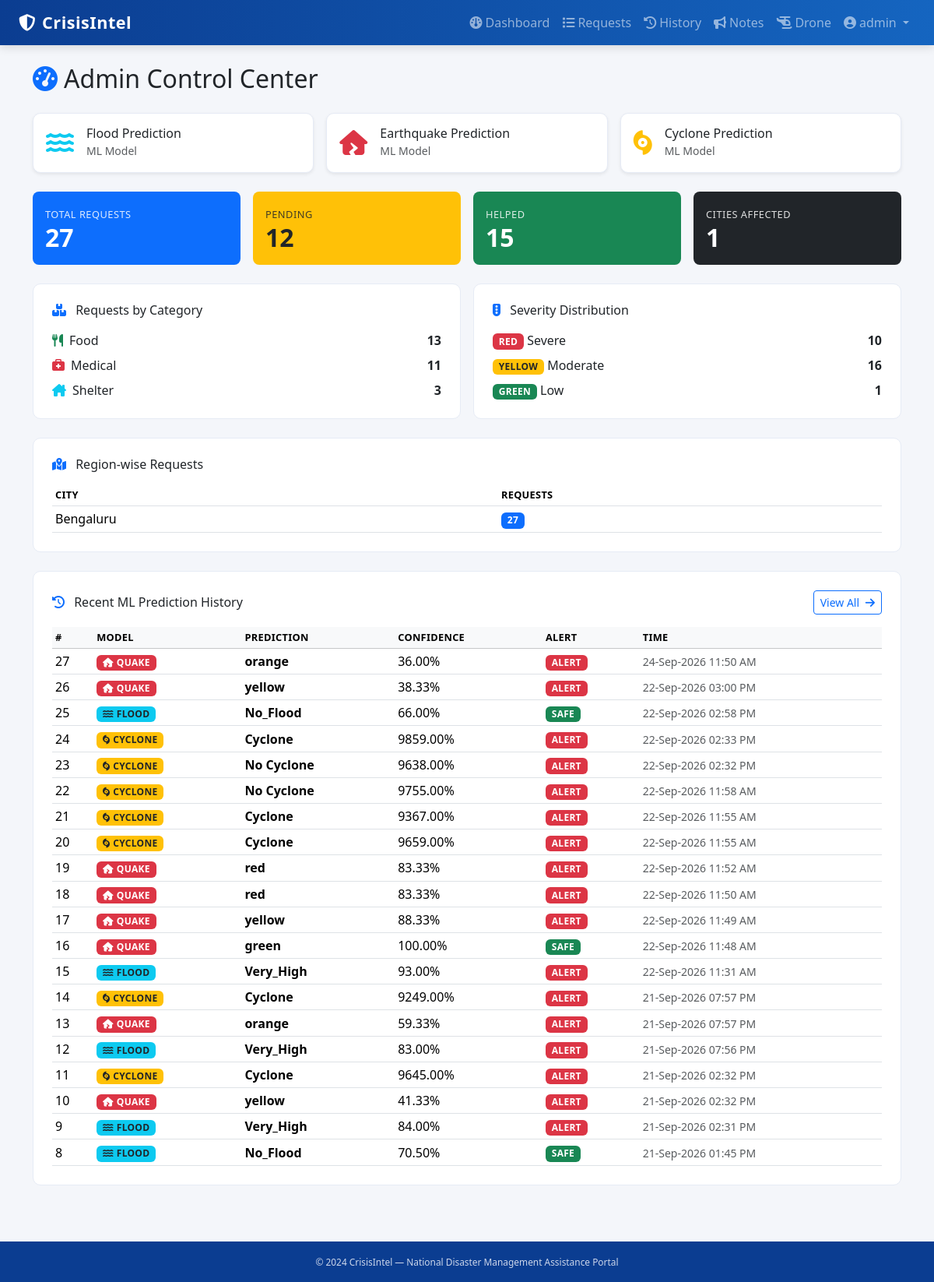
Screenshot of /admin/dashboard (signed in) with the database file from the repository.
### tables this page shows
CREATE TABLE prediction_history (
            id INTEGER PRIMARY KEY AUTOINCREMENT,
            model_type TEXT NOT NULL,
            input_data TEXT,
            prediction TEXT,
            confidence REAL,
            alert INTEGER DEFAULT 0,
            created_at TIMESTAMP DEFAULT CURRENT_TIMESTAMP
        );

### app.py (the view)
@app.route("/admin/dashboard")
@login_required
@admin_required
def admin_dashboard():
    db = get_db()
    stats = {
        "total_requests": db.execute("SELECT COUNT(*) c FROM help_requests").fetchone()["c"],
        "pending": db.execute("SELECT COUNT(*) c FROM help_requests WHERE status='pending'").fetchone()["c"],
        "helped": db.execute("SELECT COUNT(*) c FROM help_requests WHERE status='helped'").fetchone()["c"],
        "food": db.execute("SELECT COUNT(*) c FROM help_requests WHERE help_type='food'").fetchone()["c"],
        "medical": db.execute("SELECT COUNT(*) c FROM help_requests WHERE help_type='medical'").fetchone()["c"],
        "shelter": db.execute("SELECT COUNT(*) c FROM help_requests WHERE help_type='shelter'").fetchone()["c"],
        "red": db.execute("SELECT COUNT(*) c FROM help_requests WHERE severity='red'").fetchone()["c"],
        "yellow": db.execute("SELECT COUNT(*) c FROM help_requests WHERE severity='yellow'").fetchone()["c"],
        "green": db.execute("SELECT COUNT(*) c FROM help_requests WHERE severity='green'").fetchone()["c"],
    }
    region_rows = db.execute(
        "SELECT city, COUNT(*) c FROM help_requests WHERE city IS NOT NULL GROUP BY city ORDER BY c DESC"
    ).fetchall()
    regions = [{"city": r["city"], "count": r["c"]} for r in region_rows]
    history = db.execute(
        "SELECT * FROM prediction_history ORDER BY id DESC LIMIT 20"
    ).fetchall()
    db.close()
    return render_template(
        "admin/dashboard.html",
        stats=stats, regions=regions, history=history
    )

### utils/auth_helper.py (called while the page is built)
def login_required(f):
    @wraps(f)
    def wrapper(*args, **kwargs):
        if "user_id" not in session:
            flash("Please login first.", "warning")
            return redirect(url_for("login"))
        return f(*args, **kwargs)
    return wrapper

def admin_required(f):
    @wraps(f)
    def wrapper(*args, **kwargs):
        if session.get("role") != "admin":
            flash("Admin access only.", "danger")
            return redirect(url_for("login"))
        return f(*args, **kwargs)
    return wrapper

### utils/db_helper.py (called while the page is built)
def get_db():
    conn = sqlite3.connect(Config.DATABASE)
    conn.row_factory = sqlite3.Row
    return conn

### utils/timeutil.py (called while the page is built)
def to_ist(value, fmt="%d-%b-%Y %I:%M %p"):
    if value is None or value == "":
        return "—"
    try:
        if isinstance(value, str):
            dt = datetime.strptime(value[:19], "%Y-%m-%d %H:%M:%S")
            dt = dt.replace(tzinfo=timezone.utc)
        elif isinstance(value, datetime):
            dt = value
            if dt.tzinfo is None:
                dt = dt.replace(tzinfo=timezone.utc)
        else:
            return str(value)
        return dt.astimezone(IST).strftime(fmt)
    except Exception:
        return str(value)

### templates/admin/dashboard.html (shortened to what this page needs)
{% extends "base.html" %}
{% block content %}
<h2 class="mb-4">
    <i class="fa fa-gauge-high text-primary me-2"></i>Admin Control Center
</h2>
<div class="row g-3 mb-4">
    <div class="col-md-4">
        <a href="{{ url_for('admin_predict_flood') }}"
           class="card p-3 text-decoration-none text-dark h-100 shadow-sm model-card">
            <div class="d-flex align-items-center">
                <i class="fa fa-water fa-2x text-info me-3"></i>
                <div>
                    <h6 class="mb-0">Flood Prediction</h6>
                    <small class="text-muted">ML Model</small>
                </div>
            </div>
        </a>
    </div>
    <div class="col-md-4">
        <a href="{{ url_for('admin_predict_earthquake') }}"
           class="card p-3 text-decoration-none text-dark h-100 shadow-sm model-card">
            <div class="d-flex align-items-center">
                <i class="fa fa-house-crack fa-2x text-danger me-3"></i>
                <div>
                    <h6 class="mb-0">Earthquake Prediction</h6>
                    <small class="text-muted">ML Model</small>
                </div>
            </div>
        </a>
    </div>
    <div class="col-md-4">
        <a href="{{ url_for('admin_predict_cyclone') }}"
           class="card p-3 text-decoration-none text-dark h-100 shadow-sm model-card">
            <div class="d-flex align-items-center">
                <i class="fa fa-hurricane fa-2x text-warning me-3"></i>
                <div>
                    <h6 class="mb-0">Cyclone Prediction</h6>
                    <small class="text-muted">ML Model</small>
                </div>
            </div>
        </a>
    </div>
</div>
<div class="row g-3 mb-4">
    <div class="col-md-3">
        <div class="stat-card bg-primary text-white p-3 rounded-3">
            <small>Total Requests</small>
            <h2 class="mb-0">{{ stats.total_requests }}</h2>
        </div>
    </div>
    <div class="col-md-3">
        <div class="stat-card bg-warning text-dark p-3 rounded-3">
            <small>Pending</small>
            <h2 class="mb-0">{{ stats.pending }}</h2>
        </div>
    </div>
    <div class="col-md-3">
        <div class="stat-card bg-success text-white p-3 rounded-3">
            <small>Helped</small>
            <h2 class="mb-0">{{ stats.helped }}</h2>
        </div>
    </div>
    <div class="col-md-3">
        <div class="stat-card bg-dark text-white p-3 rounded-3">
            <small>Cities Affected</small>
            <h2 class="mb-0">{{ regions|length }}</h2>
        </div>
    </div>
</div>
<div class="row g-3 mb-4">
    <div class="col-md-6">
        <div class="card p-4 h-100">
            <h6 class="mb-3">
                <i class="fa fa-boxes-stacked me-2 text-primary"></i>
                Requests by Category
            </h6>
            <div class="d-flex justify-content-between mb-2">
                <span><i class="fa fa-utensils text-success me-2"></i>Food</span>
                <strong>{{ stats.food }}</strong>
            </div>
            <div class="d-flex justify-content-between mb-2">
                <span><i class="fa fa-briefcase-medical text-danger me-2"></i>Medical</span>
                <strong>{{ stats.medical }}</strong>
            </div>
            <div class="d-flex justify-content-between">
                <span><i class="fa fa-house-chimney text-info me-2"></i>Shelter</span>
                <strong>{{ stats.shelter }}</strong>
            </div>
        </div>
    </div>
    <div class="col-md-6">
        <div class="card p-4 h-100">
            <h6 class="mb-3">
                <i class="fa fa-traffic-light me-2 text-primary"></i>
                Severity Distribution
            </h6>
            <div class="d-flex justify-content-between mb-2">
                <span><span class="badge bg-danger">RED</span> Severe</span>
                <strong>{{ stats.red }}</strong>
            </div>
            <div class="d-flex justify-content-between mb-2">
                <span><span class="badge bg-warning text-dark">YELLOW</span> Moderate</span>
                <strong>{{ stats.yellow }}</strong>
            </div>
            <div class="d-flex justify-content-between">
                <span><span class="badge bg-success">GREEN</span> Low</span>
                <strong>{{ stats.green }}</strong>
            </div>
        </div>
    </div>
</div>
<div class="card p-4 mb-4">
    <h6 class="mb-3">
        <i class="fa fa-map-location-dot me-2 text-primary"></i>
        Region-wise Requests
    </h6>
    {% if regions %}
    <table class="table table-sm mb-0">
        <thead>
            <tr>
                <th>City</th>
                <th>Requests</th>
            </tr>
        </thead>
        <tbody>
        {% for r in regions %}
            <tr>
                <td>{{ r.city }}</td>
                <td><span class="badge bg-primary">{{ r.count }}</span></td>
            </tr>
        {% endfor %}
        </tbody>
    </table>
    {% else %}
        <p class="text-muted mb-0">No location data yet.</p>
    {% endif %}
</div>
<div class="card p-4">
    <div class="d-flex justify-content-between align-items-center mb-3">
        <h6 class="mb-0">
            <i class="fa fa-clock-rotate-left me-2 text-primary"></i>
            Recent ML Prediction History
        </h6>
        <a href="{{ url_for('admin_history') }}" class="btn btn-sm btn-outline-primary">
            View All <i class="fa fa-arrow-right ms-1"></i>
        </a>
    </div>
    <div class="table-responsive">
        <table class="table table-hover table-sm align-middle mb-0">
            <thead class="table-light">
                <tr>
                    <th>#</th>
                    <th>Model</th>
                    <th>Prediction</th>
                    <th>Confidence</th>
                    <th>Alert</th>
                    <th>Time</th>
                </tr>
            </thead>
            <tbody>
            {% for h in history %}
                <tr>
                    <td>{{ h.id }}</td>
                    <td>
                        {% if h.model_type == 'flood' %}
                            <span class="badge bg-info text-dark text-uppercase">
                                <i class="fa fa-water me-1"></i>Flood
                            </span>
                        {% elif h.model_type == 'earthquake' %}
                            <span class="badge bg-danger text-uppercase">
                                <i class="fa fa-house-crack me-1"></i>Quake
                            </span>
                        {% elif h.model_type == 'cyclone' %}
                            <span class="badge bg-warning text-dark text-uppercase">
                                <i class="fa fa-hurricane me-1"></i>Cyclone
                            </span>
                        {% else %}
                            <span class="badge bg-secondary text-uppercase">
                                {{ h.model_type }}
                            </span>
                        {% endif %}
                    </td>
                    <td><strong>{{ h.prediction }}</strong></td>
                    <td>
                        {% if h.confidence %}
                            {{ '%.2f'|format(h.confidence * 100) }}%
                        {% else %}
                            <span class="text-muted">—</span>
                        {% endif %}
                    </td>
                    <td>
                        {% if h.alert %}
                            <span class="badge bg-danger">ALERT</span>
                        {% else %}
                            <span class="badge bg-success">SAFE</span>
                        {% endif %}
                    </td>
                    <td><small class="text-muted">{{ h.created_at | ist }}</small></td>
                </tr>
            {% endfor %}
            </tbody>
        </table>
    </div>
</div>
{% endblock %}

### static/css/style.css (style rules this page uses)
body { background: #f4f6fa; font-family: 'Segoe UI', Roboto, sans-serif; min-height: 100vh; display: flex; flex-direction: column; }
.model-card { transition: box-shadow .2s; border-left: 5px solid #0b3d91; }
.stat-card h2 { font-weight: 700; }
.stat-card small { opacity: .85; font-size: .8rem; text-transform: uppercase; letter-spacing: .5px; }
.card { border-radius: 10px; border: 1px solid #e6ebf5; }
.table thead th { font-size: .8rem; text-transform: uppercase; letter-spacing: .3px; }
.badge { font-weight: 600; letter-spacing: .3px; }

### rows the page displays
prediction_history: id "27", model_type "earthquake" (drawn), prediction "orange", h.confidence*100 "36.00", alert "ALERT", created_at|ist "24-Sep-2026 11:50 AM"
prediction_history: id "26", model_type "earthquake" (drawn), prediction "yellow", h.confidence*100 "38.33", alert "ALERT", created_at|ist "22-Sep-2026 03:00 PM"
prediction_history: id "25", model_type "flood" (drawn), prediction "No_Flood", h.confidence*100 "66.00", alert "SAFE", created_at|ist "22-Sep-2026 02:58 PM"
prediction_history: id "24", model_type "cyclone" (drawn), prediction "Cyclone", h.confidence*100 "9859.00", alert "ALERT", created_at|ist "22-Sep-2026 02:33 PM"
prediction_history: id "23", model_type "cyclone" (drawn), prediction "No Cyclone", h.confidence*100 "9638.00", alert "ALERT", created_at|ist "22-Sep-2026 02:32 PM"
prediction_history: id "22", model_type "cyclone" (drawn), prediction "No Cyclone", h.confidence*100 "9755.00", alert "ALERT", created_at|ist "22-Sep-2026 11:58 AM"
prediction_history: id "21", model_type "cyclone" (drawn), prediction "Cyclone", h.confidence*100 "9367.00", alert "ALERT", created_at|ist "22-Sep-2026 11:55 AM"
prediction_history: id "20", model_type "cyclone" (drawn), prediction "Cyclone", h.confidence*100 "9659.00", alert "ALERT", created_at|ist "22-Sep-2026 11:55 AM"
prediction_history: id "19", model_type "earthquake" (drawn), prediction "red", h.confidence*100 "83.33", alert "ALERT", created_at|ist "22-Sep-2026 11:52 AM"
prediction_history: id "18", model_type "earthquake" (drawn), prediction "red", h.confidence*100 "83.33", alert "ALERT", created_at|ist "22-Sep-2026 11:50 AM"
prediction_history: id "17", model_type "earthquake" (drawn), prediction "yellow", h.confidence*100 "88.33", alert "ALERT", created_at|ist "22-Sep-2026 11:49 AM"
prediction_history: id "16", model_type "earthquake" (drawn), prediction "green", h.confidence*100 "100.00", alert "SAFE", created_at|ist "22-Sep-2026 11:48 AM"
prediction_history: id "15", model_type "flood" (drawn), prediction "Very_High", h.confidence*100 "93.00", alert "ALERT", created_at|ist "22-Sep-2026 11:31 AM"
prediction_history: id "14", model_type "cyclone" (drawn), prediction "Cyclone", h.confidence*100 "9249.00", alert "ALERT", created_at|ist "21-Sep-2026 07:57 PM"
prediction_history: id "13", model_type "earthquake" (drawn), prediction "orange", h.confidence*100 "59.33", alert "ALERT", created_at|ist "21-Sep-2026 07:57 PM"
prediction_history: id "12", model_type "flood" (drawn), prediction "Very_High", h.confidence*100 "83.00", alert "ALERT", created_at|ist "21-Sep-2026 07:56 PM"
prediction_history: id "11", model_type "cyclone" (drawn), prediction "Cyclone", h.confidence*100 "9645.00", alert "ALERT", created_at|ist "21-Sep-2026 02:32 PM"
prediction_history: id "10", model_type "earthquake" (drawn), prediction "yellow", h.confidence*100 "41.33", alert "ALERT", created_at|ist "21-Sep-2026 02:32 PM"
prediction_history: id "9", model_type "flood" (drawn), prediction "Very_High", h.confidence*100 "84.00", alert "ALERT", created_at|ist "21-Sep-2026 02:31 PM"
prediction_history: id "8", model_type "flood" (drawn), prediction "No_Flood", h.confidence*100 "70.50", alert "SAFE", created_at|ist "21-Sep-2026 01:45 PM"

### other values shown
{{ session.name }} "admin"
{{ stats.total_requests }} "27"
{{ stats.pending }} "12"
{{ stats.helped }} "15"
{{ regions|length }} "1"
{{ stats.food }} "13"
{{ stats.medical }} "11"
{{ stats.shelter }} "3"
{{ stats.red }} "10"
{{ stats.yellow }} "16"
{{ stats.green }} "1"
{{ r.city }} "Bengaluru"
{{ r.count }} "27"
